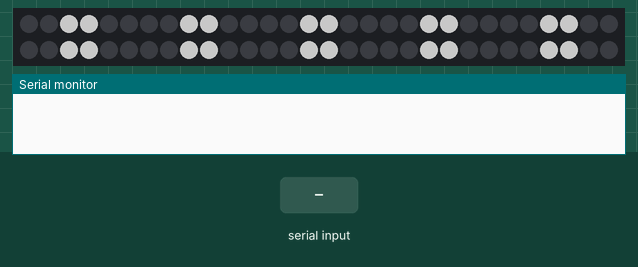
This sketch was run on a simulated Arduino Uno, built with avr-gcc and run on an emulated ATmega328P. Parts: 60 RGB LEDs in strip order, left to right, continuing on the next row, the last lines printed to the serial monitor. Inputs (shaded band) come from the test bench. Dim RGB values are drawn brighter than linear.

Above: at 0.1 s.
2.3 s: "R" received over Serial
At 3.0 s:
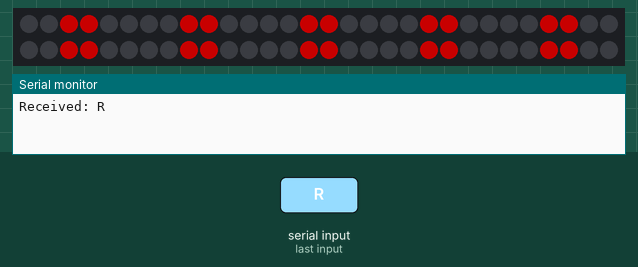
3.8 s: "G" received over Serial
At 4.1 s:
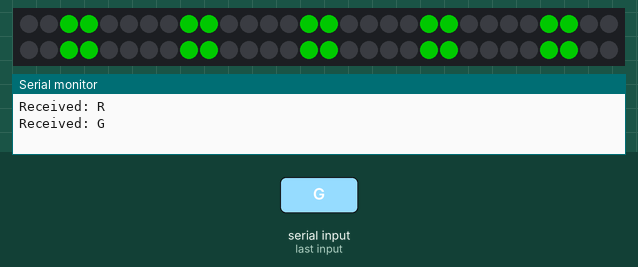
5.3 s: "W" received over Serial
At 6.5 s:
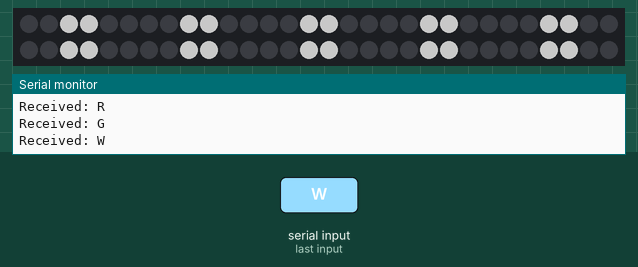
Timing chart, 0 to 8.3 s (numbered marks = the images above; inputs shaded):
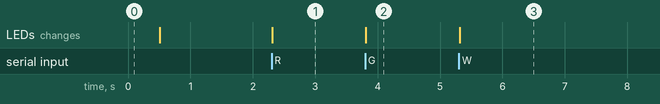

Measured:
- after the input at 2.3 s, the LEDs: change at once (image 1)
- after the input at 3.8 s, the LEDs: change at once (image 2)
- after the input at 5.3 s, the LEDs: change at once (image 3)

The sketch:

busy_light_usb_xiao_esp3c3.ino
```cpp
#include <Adafruit_NeoPixel.h>

#define PIN A0       // Pin where the NeoPixel is connected
#define NUMPIXELS 60 // Total number of pixels

Adafruit_NeoPixel strip = Adafruit_NeoPixel(NUMPIXELS, PIN, NEO_GRB + NEO_KHZ800);

// Function to light up the middle two rows
void lightMiddleRows(uint32_t color) {
  strip.clear(); // Clear previous colors
  for (int group = 0; group < 10; group++) {  // Iterate over 10 groups of 6
    int startRow = 6 * group;
    int mid1 = startRow + 2;
    int mid2 = startRow + 3;

    strip.setPixelColor(mid1, color);
    strip.setPixelColor(mid2, color);
  }
  strip.show(); // Apply the changes
}

void setup() {
  Serial.begin(115200); // Initialize the serial communication
  strip.begin();
  strip.show(); // Initialize all pixels to 'off'

  // Welcome LED Blink (White)
  lightMiddleRows(strip.Color(100, 100, 100));
  delay(500);
  strip.clear();
  strip.show();
  delay(500);
}

void loop() {
  if (Serial.available() > 0) {
    char color = Serial.read();
    Serial.print("Received: ");
    Serial.println(color); // Echo back the received character

    delay(10); // Small delay to ensure the echo is properly transmitted

    // Apply LED changes based on the received character
    if (color == 'R') {
      // Red for microphone in use
      lightMiddleRows(strip.Color(100, 0, 0));
    } else if (color == 'G') {
      // Green for microphone not in use
      lightMiddleRows(strip.Color(0, 100, 0));
    } else if (color == 'W') {
      // White for no connection or lost connection
      lightMiddleRows(strip.Color(100, 100, 100));
    } else if (color == 'E') {
      // Turn off LEDs
      strip.clear();
      strip.show();
    }
  }
}
```
